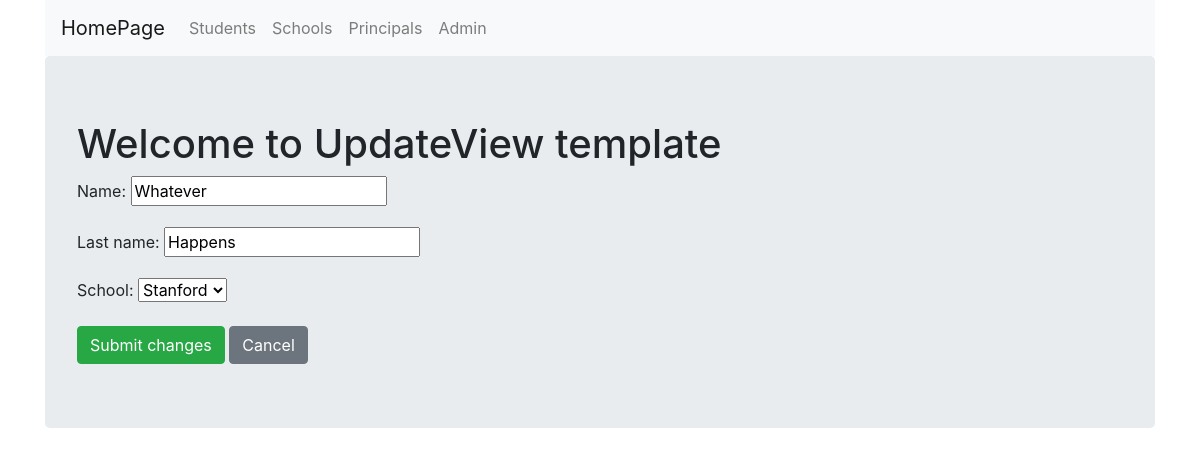
The app's page /CRUD_System/principals/update/2 with its own data.
### CRUD_System/models.py (models this page shows, shortened)
class Principal(models.Model):
    name = models.CharField(max_length = 256)
    last_name = models.CharField(max_length = 256)
    school = models.ForeignKey(School, on_delete=models.CASCADE, related_name='principal')

class School(models.Model):
    name = models.CharField(max_length = 256)
    location = models.CharField(max_length = 256)
    def __str__(self):
        return self.name

### CRUD_System/views.py (the view)
# urls.py: path('principals/update/<int:pk>', views.PrincipalUpdateView.as_view(), name='principal_update'),
class PrincipalUpdateView(UpdateView):
    fields = '__all__'
    model = models.Principal
    template_name = 'CRUD_System/CRUD_UpdateView.html'

### CRUD_System/templates/CRUD_System/CRUD_UpdateView.html (shortened to what this page needs)
{% extends 'CRUD_System/CRUD_System_base.html' %}
{% block body_block %}
<h1>Welcome to UpdateView template</h1>
<form method='POST'>
    {{ form.as_p }}
    <input type="submit" value='Submit changes' class='btn btn-success'>
    <a class='btn btn-secondary' href="{% url 'CRUD_System:CRUD_Index' %}">Cancel</a>
</form>
{% endblock %}

### records on screen
Principal: name "Whatever", last_name "Happens", school "Stanford"
